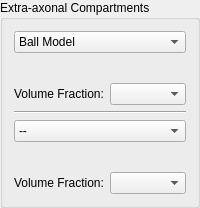
        <widget class="QGroupBox" name="groupBox_6">
         <property name="title">
          <string>Extra-axonal Compartments</string>
         </property>
         <layout class="QGridLayout" name="gridLayout_14">
          <item row="18" column="0">
           <widget class="QFrame" name="m_Comp4FractionFrame">
            <property name="frameShape">
             <enum>QFrame::NoFrame</enum>
            </property>
            <property name="frameShadow">
             <enum>QFrame::Raised</enum>
            </property>
            <layout class="QGridLayout" name="gridLayout_30">
             <property name="leftMargin">
              <number>0</number>
             </property>
             <property name="topMargin">
              <number>0</number>
             </property>
             <property name="rightMargin">
              <number>0</number>
             </property>
             <property name="bottomMargin">
              <number>0</number>
             </property>
             <item row="0" column="0">
              <widget class="QLabel" name="m_NoiseLabel_9">
               <property name="text">
                <string>Volume Fraction:</string>
               </property>
              </widget>
             </item>
             <item row="0" column="1">
              <widget class="QmitkDataStorageComboBoxWithSelectNone" name="m_Comp4VolumeFraction">
               <property name="toolTip">
                <string/>
               </property>
              </widget>
             </item>
            </layout>
           </widget>
          </item>
          <item row="6" column="0">
           <widget class="QComboBox" name="m_Compartment3Box">
            <property name="toolTip">
             <string>Select signal model for extra-axonal compartment.</string>
            </property>
            <item>
             <property name="text">
              <string>Ball Model</string>
             </property>
            </item>
            <item>
             <property name="text">
              <string>Astrosticks Model</string>
             </property>
            </item>
            <item>
             <property name="text">
              <string>Dot Model</string>
             </property>
            </item>
            <item>
             <property name="text">
              <string>Prototype Signal</string>
             </property>
            </item>
           </widget>
          </item>
          <item row="8" column="0">
           <widget class="QmitkAstrosticksModelParametersWidget" name="m_AstrosticksWidget1" native="true"/>
          </item>
          <item row="10" column="0">
           <widget class="QmitkPrototypeSignalParametersWidget" name="m_PrototypeWidget3" native="true"/>
          </item>
          <item row="16" column="0">
           <widget class="QmitkDotModelParametersWidget" name="m_DotWidget2" native="true"/>
          </item>
          <item row="9" column="0">
           <widget class="QmitkDotModelParametersWidget" name="m_DotWidget1" native="true"/>
          </item>
          <item row="12" column="0">
           <widget class="Line" name="line_2">
            <property name="orientation">
             <enum>Qt::Horizontal</enum>
            </property>
           </widget>
          </item>
          <item row="11" column="0">
           <widget class="QFrame" name="m_Comp3FractionFrame">
            <property name="frameShape">
             <enum>QFrame::NoFrame</enum>
            </property>
            <property name="frameShadow">
             <enum>QFrame::Raised</enum>
            </property>
            <layout class="QGridLayout" name="gridLayout_29">
             <property name="leftMargin">
              <number>0</number>
             </property>
             <property name="topMargin">
              <number>0</number>
             </property>
             <property name="rightMargin">
              <number>0</number>
             </property>
             <property name="bottomMargin">
              <number>0</number>
             </property>
             <item row="0" column="0">
              <widget class="QLabel" name="m_NoiseLabel_8">
               <property name="text">
                <string>Volume Fraction:</string>
               </property>
              </widget>
             </item>
             <item row="0" column="1">
              <widget class="QmitkDataStorageComboBoxWithSelectNone" name="m_Comp3VolumeFraction">
               <property name="toolTip">
                <string>Optional! If no volume fraction map for this compartment is set, the corresponding volume fractions are calculated from the input fibers.</string>
               </property>
              </widget>
             </item>
            </layout>
           </widget>
          </item>
          <item row="14" column="0">
           <widget class="QmitkBallModelParametersWidget" name="m_BallWidget2" native="true"/>
          </item>
          <item row="7" column="0">
           <widget class="QmitkBallModelParametersWidget" name="m_BallWidget1" native="true"/>
          </item>
          <item row="15" column="0">
           <widget class="QmitkAstrosticksModelParametersWidget" name="m_AstrosticksWidget2" native="true"/>
          </item>
          <item row="13" column="0">
           <widget class="QComboBox" name="m_Compartment4Box">
            <property name="toolTip">
             <string>Select signal model for extra-axonal compartment.</string>
            </property>
            <item>
             <property name="text">
              <string>--</string>
             </property>
            </item>
            <item>
             <property name="text">
              <string>Ball Model</string>
             </property>
            </item>
            <item>
             <property name="text">
              <string>Astrosticks Model</string>
             </property>
            </item>
            <item>
             <property name="text">
              <string>Dot Model</string>
             </property>
            </item>
            <item>
             <property name="text">
              <string>Prototype Signal</string>
             </property>
            </item>
           </widget>
          </item>
          <item row="17" column="0">
           <widget class="QmitkPrototypeSignalParametersWidget" name="m_PrototypeWidget4" native="true"/>
          </item>
         </layout>
        </widget>
